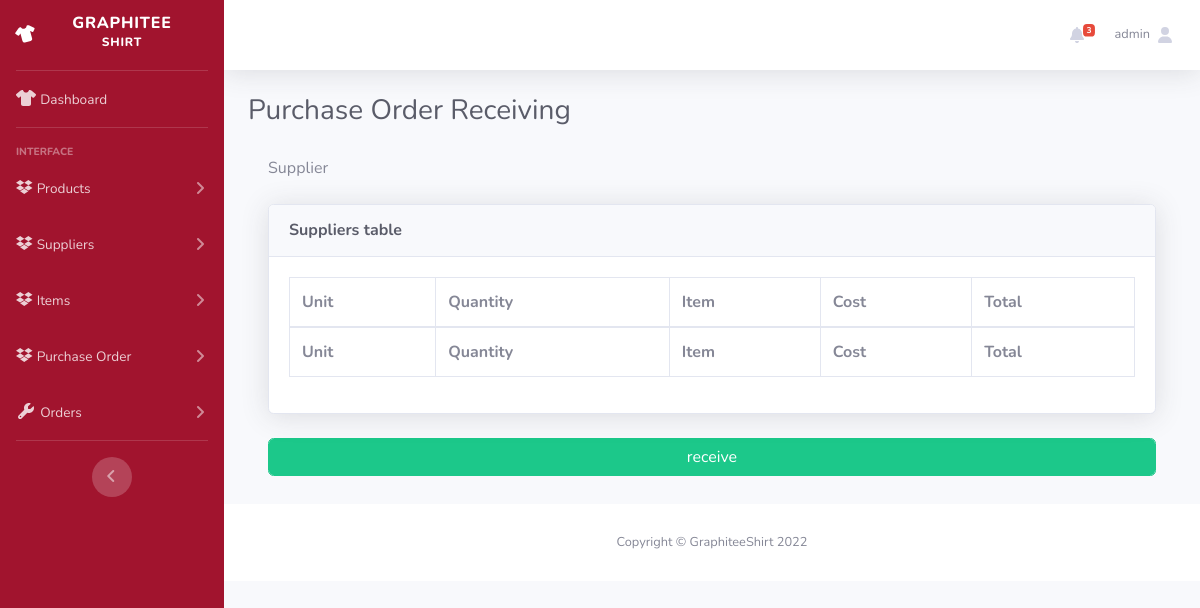
The page /view-purchase-order-receiving.php?poId=PO-2022-11-25-DCAVW (signed in) on the database as committed earlier.
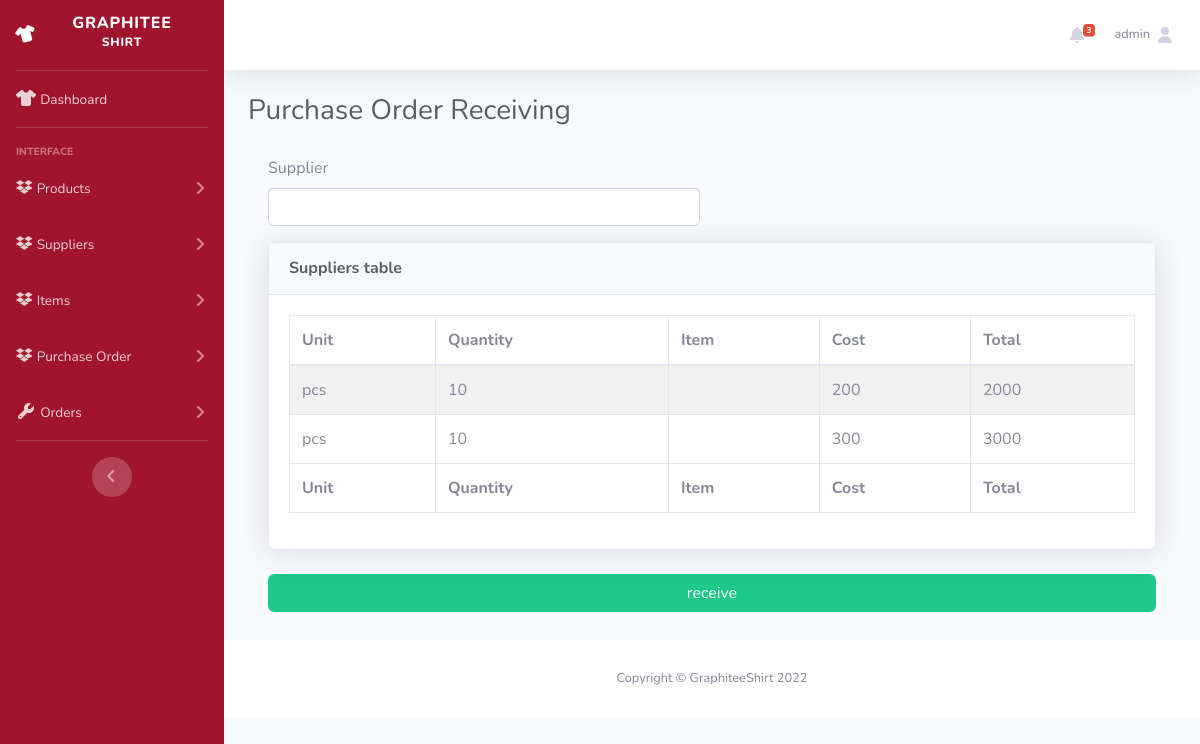
The same page on the database as committed later.
### tables this page shows
CREATE TABLE `purchase_orders` (
  `id` int(11) NOT NULL,
  `code` varchar(100) NOT NULL,
  `supplier_id` int(11) NOT NULL,
  `supplier_product_id` int(11) NOT NULL,
  `unit` varchar(100) NOT NULL,
  `cost` int(11) NOT NULL,
  `quantity` int(11) NOT NULL DEFAULT 1,
  `discount` decimal(10,0) DEFAULT 0,
  `tax` decimal(10,0) DEFAULT 0,
  `created_at` timestamp NOT NULL DEFAULT current_timestamp(),
  `updated_at` timestamp NOT NULL DEFAULT current_timestamp()
);

### classes/connectiondb.php (called while the page is built, shortened)
<?php
class connection
{
    protected function connect()
    {
        try {
            $servername = "localhost";
            $username = "root";
            $password = "";
            $conn = new PDO("mysql:host=$servername;dbname=ooplogin", $username, $password);
            $conn->setAttribute(PDO::ATTR_ERRMODE, PDO::ERRMODE_EXCEPTION);
            return $conn;
        } catch (PDOException $e) {
            echo "Connection failed: " . $e->getMessage();
            die();
        }
    }
}

### classes/viewsupplieritemModel.php (called while the page is built, shortened)
<?php
class viewsupplieritems extends connection
{
    function getAllQuantity($table)
    {
        $sql = "SELECT * FROM $table";
        $stmt = $this->connect()->prepare($sql);
        $stmt->execute();
        return $stmt;
    }
}

### classes/viewsupplierModel.php (called while the page is built, shortened)
<?php
class viewsuppliers extends connection
{
    function getByCode($table, $code)
    {
        $sql = "SELECT * FROM $table WHERE code = '$code'";
        $stmt = $this->connect()->prepare($sql);
        $stmt->execute();
        return $stmt;
    }
}

### view-purchase-order-receiving.php (the view, shortened to what this page needs)
<?php
include "classes/connectiondb.php";
include "classes/viewsupplieritemModel.php";
include "classes/viewsupplierModel.php";
?>
<!DOCTYPE html>
<html lang="en">
<head>
    <link href="vendors/fontawesome-free/css/all.min.css" rel="stylesheet" type="text/css">
    <link href="dashboard/css/sb-admin-2.min.css" rel="stylesheet">
    <link href="vendors/datatables/dataTables.bootstrap4.min.css" rel="stylesheet">
    <link rel="stylesheet" href="styles/addProduct.css">
    <link rel="stylesheet" href="https://cdnjs.cloudflare.com/ajax/libs/font-awesome/6.1.2/css/all.min.css">
    <link rel="stylesheet" href="styles/viewProduct.css">
    <link rel="stylesheet" href="//cdn.jsdelivr.net/npm/alertifyjs@1.13.1/build/css/alertify.min.css" />
</head>
<body id="page-top" onload="init()">
    <div id="wrapper">
        <ul class="navbar-nav bg-gradient-primary sidebar sidebar-dark accordion" id="accordionSidebar">
            <a class="sidebar-brand d-flex align-items-center justify-content-center" href="adminDashboard.php">
                <div class="sidebar-brand-icon rotate-n-15">
                    <i class="fa-solid fa-shirt"></i>
                </div>
                <div class="sidebar-brand-text mx-3">Graphitee <sup>Shirt</sup></div>
            </a>
            <hr class="sidebar-divider my-0">
            <li class="nav-item">
                <a class="nav-link" href="adminDashboard.php">
                    <i class="fa-solid fa-shirt"></i>
                    <span>Dashboard</span></a>
            </li>
            <hr class="sidebar-divider">
            <div class="sidebar-heading">
                Interface
            </div>
            <li class="nav-item">
                <a class="nav-link collapsed" href="#" data-toggle="collapse" data-target="#collapseTwo" aria-expanded="true" aria-controls="collapseTwo">
                    <i class="fa-brands fa-dropbox"></i>
                    <span>Products</span>
                </a>
            </li>
            <li class="nav-item">
                <a class="nav-link collapsed" href="#" data-toggle="collapse" data-target="#collapse3" aria-expanded="true" aria-controls="collapse3">
                    <i class="fa-brands fa-dropbox"></i>
                    <span>Suppliers</span>
                </a>
            </li>
            <li class="nav-item">
                <a class="nav-link collapsed" href="#" data-toggle="collapse" data-target="#collapse4" aria-expanded="true" aria-controls="collapse4">
                    <i class="fa-brands fa-dropbox"></i>
                    <span>Items </span>
                </a>
            </li>
            <li class="nav-item">
                <a class="nav-link collapsed" href="#" data-toggle="collapse" data-target="#collapse5" aria-expanded="true" aria-controls="collapse4">
                    <i class="fa-brands fa-dropbox"></i>
                    <span>Purchase Order </span>
                </a>
            </li>
            <li class="nav-item">
                <a class="nav-link collapsed" href="#" data-toggle="collapse" data-target="#collapseUtilities" aria-expanded="true" aria-controls="collapseUtilities">
                    <i class="fas fa-fw fa-wrench"></i>
                    <span>Orders</span>
                </a>
            </li>
            <hr class="sidebar-divider">
            <div class="text-center d-none d-md-inline">
                <button class="rounded-circle border-0" id="sidebarToggle"></button>
            </div>
        </ul>
        <div id="content-wrapper" class="d-flex flex-column">
            <div id="content">
                <nav class="navbar navbar-expand navbar-light bg-white topbar mb-4 static-top shadow">
                    <ul class="navbar-nav ml-auto">
                        <?php
                        $views = new viewsupplieritems();
                        $prods = $views->getAllQuantity("supplier_products");
                        $low = $prods->rowCount();
                        if ($low == 0) {
                            $none = "style='display:none;'";
                        } else {
                            $none = "";
                            $shake = "fa-shake";
                        }
                        ?>
                        <li class="nav-item dropdown no-arrow mx-1">
                            <a class="nav-link dropdown-toggle" href="#" id="alertsDropdown" role="button" data-toggle="dropdown" aria-haspopup="true" aria-expanded="false">
                                <i class="fas fa-bell fa-fw <?php echo $shake ?>"></i>
                                <span <?php echo $none ?> class="badge badge-danger badge-counter"> <?php echo $low ?> </span>
                            </a>
                        </li>
                        <li class="nav-item dropdown no-arrow">
                            <a class="nav-link dropdown-toggle" href="#" id="userDropdown" role="button" data-toggle="dropdown" aria-haspopup="true" aria-expanded="false">
                                <span class="mr-2 d-none d-lg-inline text-gray-600 small"><?php echo $_SESSION["usernameid"]; ?></span>
                                <i class="fa-solid fa-user"></i>
                            </a>
                        </li>
                    </ul>
                </nav>
                <div class="container-fluid">
                    <h1 class="h3 mb-2 text-gray-800">Purchase Order Receiving</h1>
                    <div class="card-body">
                        <form action="includes/addsupplieritemInclude.php" method="POST" onsubmit="addsuccess()">
                            <div class="row">
                                <div class="col-md-6">
                                    <div class="form-group">
                                        <label for="status" class="control-label">Supplier </label>
                                            <?php
                                                $view = new viewsuppliers();
                                                $pos = $view->getByCode('purchase_orders', $_GET['poId']);
                                                $pos = $pos->fetchAll(PDO::FETCH_ASSOC);
                                            ?>
                                                <?php if($pos) { ?>
                                                    <input type="text" required name="unit" id="supplierId" class="form-control mb-2" >
                                                <?php } ?>
                                    </div>
                                </div>
                            </div>
                            <div class="row">
                                <div class="col-md-12">
                                <div class="card shadow mb-4">
                        <div class="card-header py-3">
                            <h6 class="m-0 font-weight-bold text-dark">Suppliers table</h6>
                        </div>
                        <div class="card-body" id="products_table">
                            <div class="table-responsive">
                                <table id="" class="table table-striped table-bordered" style="width:100%">
                                    <thead class="">
                                        <tr>
                                            <th>Unit</th>
                                            <th>Quantity</th>
                                            <th>Item</th>
                                            <th>Cost</th>
                                            <th>Total</th>
                                        </tr>
                                    </thead>
                                    <tbody id="orders">
                                    <?php
                                        $view = new viewsuppliers();
                                        $po_items = $view->getByCode('purchase_orders', $_GET['poId']);
                                        $po = $po_items->fetchAll(PDO::FETCH_ASSOC);
                                            foreach ($po as $po_item) {
                                    ?>
                                            <tr>
                                                <td><?= $po_item['unit'] ?> </td>
                                                <td><?= $po_item['quantity'] ?> </td>
                                                <td><script>document.write(storage.getItemNameById("<?= $po_item['supplier_product_id'] ?>"));</script></td>
                                                <td><?= $po_item['cost'] ?> </td>
                                                <td><?= $po_item['cost'] *  $po_item['quantity'] ?> </td>
                                            </tr>
                                        <?php
                                        }
                                    ?>
                                    </tbody>
                                    <tfoot>
                                        <tr>
                                            <th>Unit</th>
                                            <th>Quantity</th>
                                            <th>Item</th>
                                            <th>Cost</th>
                                            <th>Total</th>
                                        </tr>
                                    </tfoot>
                                </table>
                            </div>
                        </div>
                    </div>
                                </div>
                            </div>
                            <button type="button" name="save_orders_btn" class="form-control btn btn-success mb-2" onclick="storage.receiveOrders('<?= $_GET['poId'] ?>')">receive</button>
                        </form>
                    </div>
                </div>
                <footer class="sticky-footer bg-white">
                    <div class="container my-auto">
                        <div class="copyright text-center my-auto">
                            <span>Copyright &copy; GraphiteeShirt 2022</span>
                        </div>
                    </div>
                </footer>
            </div>
        </div>
</body>
</html>

### styles/addProduct.css (style rules this page uses)
body { overflow: auto; }
footer { position:static; }

### styles/viewProduct.css (style rules this page uses)
body { overflow:auto; }
footer { position:static; }
#accordionSidebar { background:#a1142e; }

Rows that differ between the two databases and show on the page:
added purchase_orders: unit "pcs", quantity "10", cost "200", cost+quantity "2000"
added purchase_orders: unit "pcs", quantity "10", cost "300", cost+quantity "3000"
